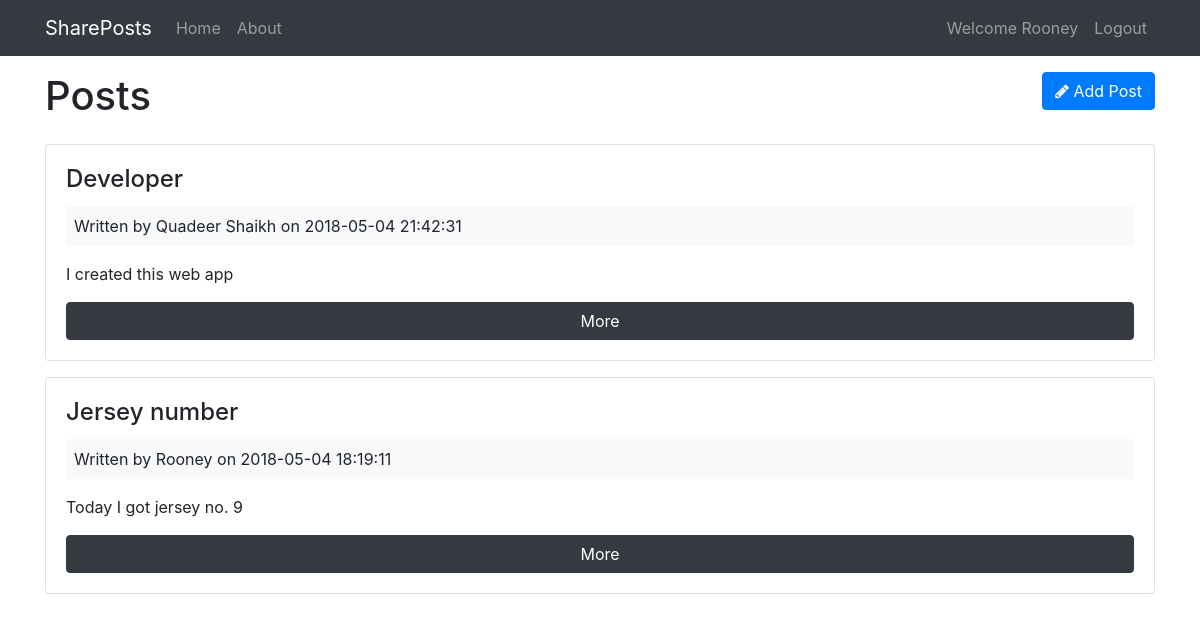
The page /shareposts/posts (signed in) on the database its author committed.
### tables this page shows
CREATE TABLE `posts` (
  `id` int(11) NOT NULL,
  `user_id` int(11) NOT NULL,
  `title` varchar(255) NOT NULL,
  `body` text NOT NULL,
  `created_at` datetime NOT NULL DEFAULT CURRENT_TIMESTAMP
);

CREATE TABLE `users` (
  `id` int(11) NOT NULL,
  `name` varchar(255) NOT NULL,
  `email` varchar(255) NOT NULL,
  `password` varchar(255) NOT NULL,
  `created_at` datetime NOT NULL DEFAULT CURRENT_TIMESTAMP
);

### shareposts/app/controllers/Posts.php (called while the page is built, shortened)
<?php
  class Posts extends Controller {
    public function __construct(){
      $this->postModel = $this->model('Post');
    }
    public function index(){
      $posts = $this->postModel->getPosts();
      $data = [
        'posts' => $posts
      ];
      $this->view('posts/index', $data);
    }
  }

### shareposts/app/libraries/Core.php (called while the page is built, shortened)
<?php
  class Core {
    protected $currentMethod = 'index';
    public function __construct(){
      $url = $this->getUrl();
      if(file_exists('../app/controllers/' . ucwords($url[0]). '.php')){
        unset($url[0]);
      }
      $this->currentController = new $this->currentController;
      $this->params = $url ? array_values($url) : [];
      call_user_func_array([$this->currentController, $this->currentMethod], $this->params);
    }
    public function getUrl(){
      if(isset($_GET['url'])){
        $url = rtrim($_GET['url'], '/');
        $url = filter_var($url, FILTER_SANITIZE_URL);
        $url = explode('/', $url);
        return $url;
      }
    }
  }

### shareposts/public/index.php (called while the page is built, shortened)
<?php
  $init = new Core;

### shareposts/app/libraries/Database.php (called while the page is built, shortened)
<?php
  class Database {
    private $host = DB_HOST;
    private $user = DB_USER;
    private $pass = DB_PASS;
    private $dbname = DB_NAME;
    private $dbh;
    private $stmt;
    public function __construct(){
      $dsn = 'mysql:host=' . $this->host . ';dbname=' . $this->dbname;
      $options = array(
        PDO::ATTR_PERSISTENT => true,
        PDO::ATTR_ERRMODE => PDO::ERRMODE_EXCEPTION
      );
      try{
        $this->dbh = new PDO($dsn, $this->user, $this->pass, $options);
      } catch(PDOException $e){
        $this->error = $e->getMessage();
        echo $this->error;
      }
    }
    public function query($sql){
      $this->stmt = $this->dbh->prepare($sql);
    }
    public function execute(){
      return $this->stmt->execute();
    }
    public function resultSet(){
      $this->execute();
      return $this->stmt->fetchAll(PDO::FETCH_OBJ);
    }
  }

### shareposts/app/models/Post.php (called while the page is built, shortened)
<?php
  class Post {
    private $db;
    public function __construct(){
      $this->db = new Database;
    }
    public function getPosts(){
      $this->db->query('SELECT *,
                        posts.id as postId,
                        users.id as userId,
                        posts.created_at as postCreated,
                        users.created_at as userCreated
                        FROM posts
                        INNER JOIN users
                        ON posts.user_id = users.id
                        ORDER BY posts.created_at DESC
                        ');
      $results = $this->db->resultSet();
      return $results;
    }
  }

### shareposts/app/views/posts/index.php (the view, shortened to what this page needs)
<?php require APPROOT . '/views/inc/header.php'; ?>
<div class="row">
	<div class="col-md-6 mb-3">
		<h1>Posts</h1>
	</div>
	<div class="col-md-6">
		<a href="<?php echo URLROOT; ?>/posts/add" class="btn btn-primary pull-right mb-1">
			<i class="fa fa-pencil"></i> Add Post
		</a>
	</div>
</div>
<?php foreach ($data['posts'] as $post): ?>
	<div class="card card-body mb-3">
		<h4 class="card-title"><?php echo $post->title; ?></h4>
		<div class="bg-light p-2 mb-3">
			Written by <?php echo $post->name; ?> on <?php echo $post->postCreated; ?>
		</div>
		<p class="card-text"><?php echo $post->body; ?></p>
		<a href="<?php echo URLROOT; ?>/posts/show/<?php echo $post->postId; ?>" class="btn btn-dark">More</a>
	</div>
<?php endforeach ?>
<?php require APPROOT . '/views/inc/footer.php'; ?>

### shareposts/app/libraries/Controller.php (shortened to what this page needs)
<?php
  class Controller {
    public function view($view, $data = []){
      if(file_exists('../app/views/' . $view . '.php')){
        require_once '../app/views/' . $view . '.php';
      } else {
        die('View does not exist');
      }
    }
  }

### shareposts/app/views/inc/header.php (shortened to what this page needs)
<!DOCTYPE html>
<html lang="en">
<head>
  <link rel="stylesheet" href="https://maxcdn.bootstrapcdn.com/bootstrap/4.0.0-beta/css/bootstrap.min.css">
  <link href="https://maxcdn.bootstrapcdn.com/font-awesome/4.7.0/css/font-awesome.min.css" rel="stylesheet">
  <link rel="stylesheet" href="<?php echo URLROOT; ?>/css/style.css">
</head>
<body>
  <?php require APPROOT . '/views/inc/navbar.php'; ?>
  <div class="container">

### shareposts/app/views/inc/navbar.php (shortened to what this page needs)
<nav class="navbar navbar-expand-lg navbar-dark bg-dark mb-3">
  <div class="container">
      <a class="navbar-brand" href="<?php echo URLROOT; ?>"><?php echo SITENAME; ?></a>
      <div class="collapse navbar-collapse" id="navbarsExampleDefault">
        <ul class="navbar-nav mr-auto">
          <li class="nav-item">
            <a class="nav-link" href="<?php echo URLROOT; ?>">Home</a>
          </li>
          <li class="nav-item">
            <a class="nav-link" href="<?php echo URLROOT; ?>/pages/about">About</a>
          </li>
        </ul>
        <ul class="navbar-nav ml-auto">
          <?php if (isset($_SESSION['user_id'])) : ?>
             <li class="nav-item">
            <a class="nav-link" href="#">Welcome <?php echo $_SESSION['user_name'];?></a>
          </li>
            <li class="nav-item">
            <a class="nav-link" href="<?php echo URLROOT; ?>/users/logout">Logout</a>
          </li>
        <?php endif; ?>
        </ul>
      </div>
    </div>
  </nav>

### shareposts/app/views/inc/footer.php (shortened to what this page needs)
  </div>
</body>
</html>

### rows shown on the page
posts: title "Developer", user.name "Quadeer Shaikh", created_at "2018-05-04 21:42:31", body "I created this web app"
posts: title "Jersey number", user.name "Rooney", created_at "2018-05-04 18:19:11", body "Today I got jersey no. 9"

### other values the page prints
SITENAME "SharePosts"
$_SESSION['user_name'] "Rooney"
